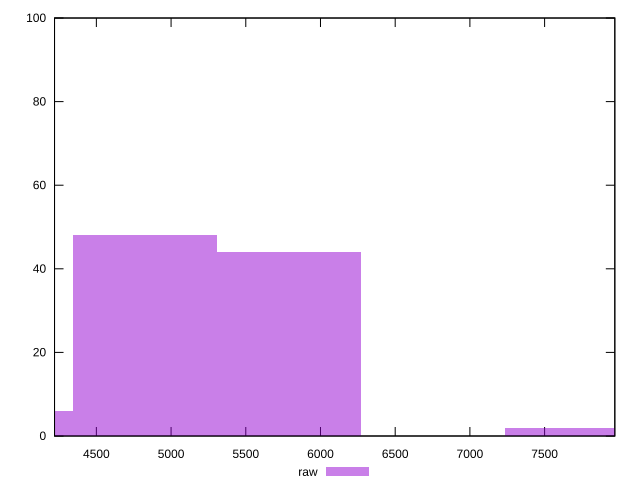

Write the gnuplot code that produced this figure.
reset

$raw <<EOF
5790.380396733596 44
7720.507195644795 2
4825.316997277997 48
3860.2535978223973 6
EOF

set key outside below
set boxwidth 965.0633994555993
set xrange [4220:7970]
set yrange [0:100]
set trange [0:100]
set style fill transparent solid 0.5 noborder
set terminal svg size 640, 490 enhanced background rgb 'white'
set output "report_00025_2021-02-22T21:38:55.199Z/uses-http2/samples/pages/raw/histogram.svg"

plot $raw title "raw" with boxes

reset
